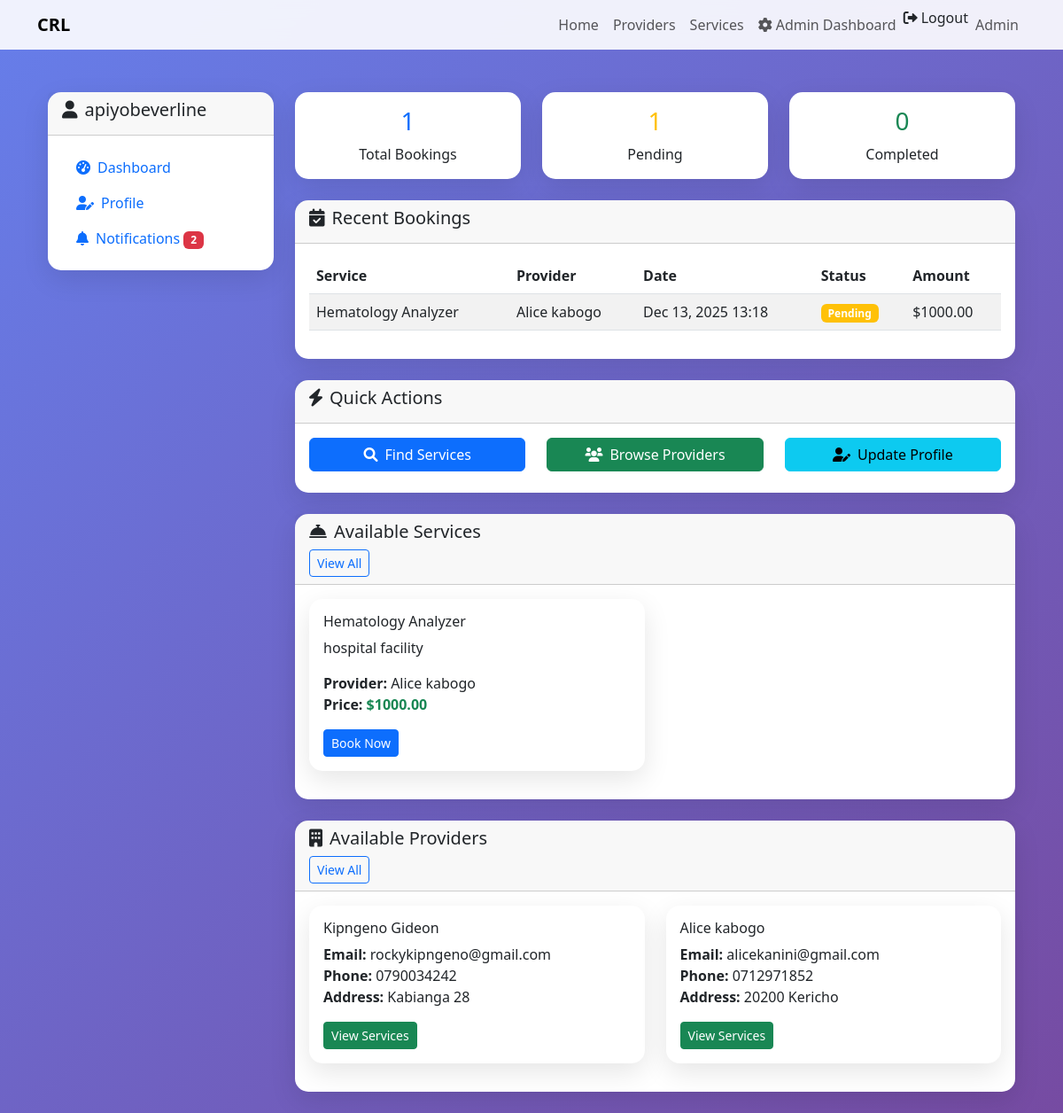
/dashboard/client/ (signed in), run on the app's committed database.
### requests/models.py (models this page shows, shortened)
class Booking(models.Model):
    STATUS_CHOICES = [
        ('pending', 'Pending'),
        ('confirmed', 'Confirmed'),
        ('in_progress', 'In Progress'),
        ('completed', 'Completed'),
        ('cancelled', 'Cancelled'),
    ]
    user = models.ForeignKey(User, on_delete=models.CASCADE)
    service = models.ForeignKey(Service, on_delete=models.CASCADE)
    provider = models.ForeignKey(Provider, on_delete=models.CASCADE)
    booking_date = models.DateTimeField()
    notes = models.TextField(blank=True)
    status = models.CharField(max_length=20, choices=STATUS_CHOICES, default='pending')
    total_amount = models.DecimalField(max_digits=10, decimal_places=2)
    created_at = models.DateTimeField(auto_now_add=True)
    updated_at = models.DateTimeField(auto_now=True)

### services/models.py (models this page shows, shortened)
class Service(models.Model):
    provider = models.ForeignKey(Provider, on_delete=models.CASCADE)
    name = models.CharField(max_length=100)
    description = models.TextField()
    price = models.DecimalField(max_digits=10, decimal_places=2)
    available = models.BooleanField(default=True)
    created_at = models.DateTimeField(auto_now_add=True)

### providers/models.py (models this page shows, shortened)
class Provider(models.Model):
    name = models.CharField(max_length=100)
    email = models.EmailField()
    phone = models.CharField(max_length=20, blank=True)
    address = models.TextField(blank=True)
    created_at = models.DateTimeField(auto_now_add=True)

### dashboard/views.py (the view)
# urls.py: path('client/', views.client_dashboard, name='client_dashboard'),
@login_required
def client_dashboard(request):
    user = request.user
    profile, created = Profile.objects.get_or_create(user=user)
    bookings = Booking.objects.filter(user=user).order_by('-created_at')
    unread_notifications = Notification.objects.filter(user=user, is_read=False)
    recent_notifications = Notification.objects.filter(user=user)[:5]
    available_services = Service.objects.select_related('provider').filter(available=True)[:6]
    available_providers = Provider.objects.all()[:6]
    context = {
        'profile': profile,
        'bookings': bookings,
        'unread_count': unread_notifications.count(),
        'recent_notifications': recent_notifications,
        'total_bookings': bookings.count(),
        'pending_bookings': bookings.filter(status='pending').count(),
        'completed_bookings': bookings.filter(status='completed').count(),
        'available_services': available_services,
        'available_providers': available_providers,
    }
    return render(request, 'dashboard/client_dashboard.html', context)

### templates/dashboard/client_dashboard.html (shortened to what this page needs)
{% extends 'base.html' %}
{% block content %}
<div class="container-fluid mt-4">
    <div class="row">
        <div class="col-md-3">
            <div class="card">
                <div class="card-header">
                    <h5><i class="fas fa-user me-2"></i>{{ user.get_full_name|default:user.username }}</h5>
                </div>
                <div class="card-body">
                    <nav class="nav flex-column">
                        <a class="nav-link active" href="{% url 'client_dashboard' %}">
                            <i class="fas fa-tachometer-alt me-2"></i>Dashboard
                        </a>
                        <a class="nav-link" href="{% url 'client_profile' %}">
                            <i class="fas fa-user-edit me-2"></i>Profile
                        </a>
                        <a class="nav-link" href="#notifications" data-bs-toggle="modal">
                            <i class="fas fa-bell me-2"></i>Notifications
                            {% if unread_count > 0 %}
                                <span class="badge bg-danger">{{ unread_count }}</span>
                            {% endif %}
                        </a>
                    </nav>
                </div>
            </div>
        </div>
        <div class="col-md-9">
            <div class="row mb-4">
                <div class="col-md-4">
                    <div class="card text-center">
                        <div class="card-body">
                            <h3 class="text-primary">{{ total_bookings }}</h3>
                            <p class="mb-0">Total Bookings</p>
                        </div>
                    </div>
                </div>
                <div class="col-md-4">
                    <div class="card text-center">
                        <div class="card-body">
                            <h3 class="text-warning">{{ pending_bookings }}</h3>
                            <p class="mb-0">Pending</p>
                        </div>
                    </div>
                </div>
                <div class="col-md-4">
                    <div class="card text-center">
                        <div class="card-body">
                            <h3 class="text-success">{{ completed_bookings }}</h3>
                            <p class="mb-0">Completed</p>
                        </div>
                    </div>
                </div>
            </div>
            <div class="card mb-4">
                <div class="card-header">
                    <h5><i class="fas fa-calendar-check me-2"></i>Recent Bookings</h5>
                </div>
                <div class="card-body">
                    {% if bookings %}
                        <div class="table-responsive">
                            <table class="table table-striped">
                                <thead>
                                    <tr>
                                        <th>Service</th>
                                        <th>Provider</th>
                                        <th>Date</th>
                                        <th>Status</th>
                                        <th>Amount</th>
                                    </tr>
                                </thead>
                                <tbody>
                                    {% for booking in bookings %}
                                        <tr>
                                            <td>{{ booking.service.name }}</td>
                                            <td>{{ booking.provider.name }}</td>
                                            <td>{{ booking.booking_date|date:"M d, Y H:i" }}</td>
                                            <td>
                                                <span class="badge bg-{% if booking.status == 'pending' %}warning{% elif booking.status == 'confirmed' %}info{% elif booking.status == 'completed' %}success{% else %}secondary{% endif %}">
                                                    {{ booking.get_status_display }}
                                                </span>
                                            </td>
                                            <td>${{ booking.total_amount }}</td>
                                        </tr>
                                    {% endfor %}
                                </tbody>
                            </table>
                        </div>
                    {% else %}
                        <p class="text-muted">No bookings yet. <a href="/services/">Browse services</a> to make your first booking.</p>
                    {% endif %}
                </div>
            </div>
            <div class="card mb-4">
                <div class="card-header">
                    <h5><i class="fas fa-bolt me-2"></i>Quick Actions</h5>
                </div>
                <div class="card-body">
                    <div class="row">
                        <div class="col-md-4">
                            <a href="#available-services" class="btn btn-primary w-100 mb-2">
                                <i class="fas fa-search me-2"></i>Find Services
                            </a>
                        </div>
                        <div class="col-md-4">
                            <a href="#available-providers" class="btn btn-success w-100 mb-2">
                                <i class="fas fa-users me-2"></i>Browse Providers
                            </a>
                        </div>
                        <div class="col-md-4">
                            <a href="{% url 'client_profile' %}" class="btn btn-info w-100 mb-2">
                                <i class="fas fa-user-edit me-2"></i>Update Profile
                            </a>
                        </div>
                    </div>
                </div>
            </div>
            <div id="available-services" class="card mb-4">
                <div class="card-header">
                    <h5><i class="fas fa-concierge-bell me-2"></i>Available Services</h5>
                    <a href="/services/" class="btn btn-sm btn-outline-primary">View All</a>
                </div>
                <div class="card-body">
                    {% if available_services %}
                        <div class="row">
                            {% for service in available_services %}
                                <div class="col-md-6 mb-3">
                                    <div class="card h-100">
                                        <div class="card-body">
                                            <h6 class="card-title">{{ service.name }}</h6>
                                            <p class="card-text">{{ service.description|truncatechars:100 }}</p>
                                            <p class="card-text">
                                                <strong>Provider:</strong> {{ service.provider.name }}<br>
                                                <strong>Price:</strong> <span class="text-success fw-bold">${{ service.price }}</span>
                                            </p>
                                            <a href="/services/{{ service.id }}/book/" class="btn btn-primary btn-sm">Book Now</a>
                                        </div>
                                    </div>
                                </div>
                            {% endfor %}
                        </div>
                    {% else %}
                        <p class="text-muted">No services available at the moment.</p>
                    {% endif %}
                </div>
            </div>
            <div id="available-providers" class="card mb-4">
                <div class="card-header">
                    <h5><i class="fas fa-building me-2"></i>Available Providers</h5>
                    <a href="/providers/" class="btn btn-sm btn-outline-primary">View All</a>
                </div>
                <div class="card-body">
                    {% if available_providers %}
                        <div class="row">
                            {% for provider in available_providers %}
                                <div class="col-md-6 mb-3">
                                    <div class="card h-100">
                                        <div class="card-body">
                                            <h6 class="card-title">{{ provider.name }}</h6>
                                            <p class="card-text">
                                                {% if provider.email %}<strong>Email:</strong> {{ provider.email }}<br>{% endif %}
                                                {% if provider.phone %}<strong>Phone:</strong> {{ provider.phone }}<br>{% endif %}
                                                {% if provider.address %}<strong>Address:</strong> {{ provider.address }}{% endif %}
                                            </p>
                                            <a href="/providers/" class="btn btn-success btn-sm">View Services</a>
                                        </div>
                                    </div>
                                </div>
                            {% endfor %}
                        </div>
                    {% else %}
                        <p class="text-muted">No providers available at the moment.</p>
                    {% endif %}
                </div>
            </div>
        </div>
    </div>
</div>
{% endblock %}

### templates/base.html (style rules this page uses)
body { background: linear-gradient(135deg, #667eea 0%, #764ba2 100%); min-height: 100vh; }
.card { border: none; border-radius: 15px; box-shadow: 0 10px 30px rgba(0,0,0,0.1); }

### data on the page
Booking: service.name "Hematology Analyzer", provider.name "Alice kabogo", booking_date "Dec 13, 2025 13:18", status "Pending", total_amount "1000.00"
Service: name "Hematology Analyzer", description "hospital facility", provider.name "Alice kabogo", price "1000.00"
Provider: name "Kipngeno Gideon", email "rockykipngeno@gmail.com", phone "0790034242", address "Kabianga 28"
Provider: name "Alice kabogo", email "alicekanini@gmail.com", phone "0712971852", address "20200 Kericho"

### other printed values
{{ user.get_full_name|default:user.username }} "apiyobeverline"
{{ unread_count }} "2"
{{ total_bookings }} "1"
{{ pending_bookings }} "1"
{{ completed_bookings }} "0"
